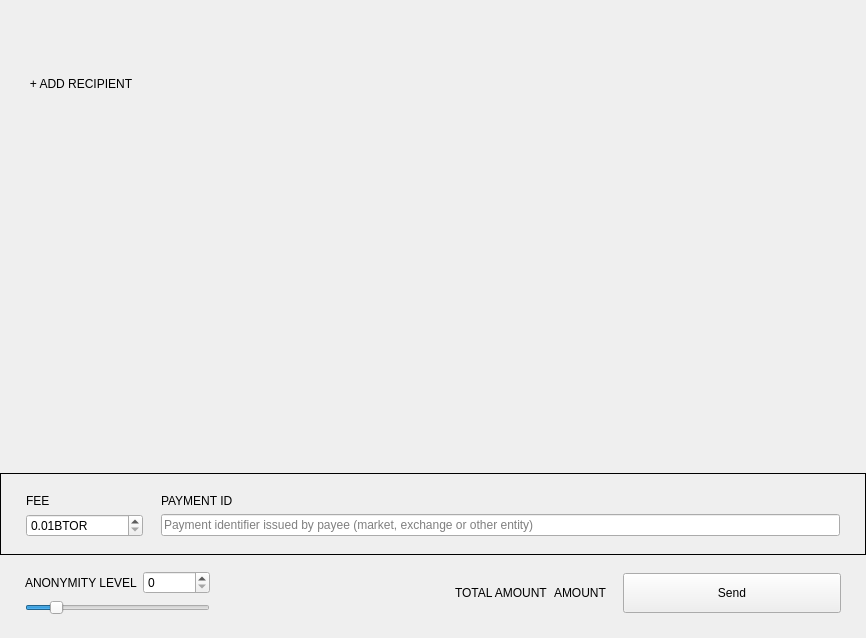
<?xml version="1.0" encoding="UTF-8"?>
<ui version="4.0">
 <class>SendFrame</class>
 <widget class="QFrame" name="SendFrame">
  <property name="geometry">
   <rect>
    <x>0</x>
    <y>0</y>
    <width>866</width>
    <height>638</height>
   </rect>
  </property>
  <property name="windowTitle">
   <string>Frame</string>
  </property>
  <property name="frameShape">
   <enum>QFrame::NoFrame</enum>
  </property>
  <property name="frameShadow">
   <enum>QFrame::Raised</enum>
  </property>
  <layout class="QVBoxLayout" name="verticalLayout">
   <property name="spacing">
    <number>5</number>
   </property>
   <property name="sizeConstraint">
    <enum>QLayout::SetDefaultConstraint</enum>
   </property>
   <property name="leftMargin">
    <number>0</number>
   </property>
   <property name="topMargin">
    <number>0</number>
   </property>
   <property name="rightMargin">
    <number>0</number>
   </property>
   <property name="bottomMargin">
    <number>0</number>
   </property>
   <item>
    <widget class="WalletGui::ResizableScrollArea" name="m_sendScrollarea">
     <property name="enabled">
      <bool>true</bool>
     </property>
     <property name="sizePolicy">
      <sizepolicy hsizetype="MinimumExpanding" vsizetype="Preferred">
       <horstretch>0</horstretch>
       <verstretch>0</verstretch>
      </sizepolicy>
     </property>
     <property name="autoFillBackground">
      <bool>false</bool>
     </property>
     <property name="styleSheet">
      <string notr="true"/>
     </property>
     <property name="frameShape">
      <enum>QFrame::NoFrame</enum>
     </property>
     <property name="sizeAdjustPolicy">
      <enum>QAbstractScrollArea::AdjustToContents</enum>
     </property>
     <property name="widgetResizable">
      <bool>true</bool>
     </property>
     <widget class="QWidget" name="scrollAreaWidgetContents">
      <property name="geometry">
       <rect>
        <x>0</x>
        <y>0</y>
        <width>866</width>
        <height>69</height>
       </rect>
      </property>
      <property name="sizePolicy">
       <sizepolicy hsizetype="Preferred" vsizetype="Preferred">
        <horstretch>0</horstretch>
        <verstretch>0</verstretch>
       </sizepolicy>
      </property>
      <property name="styleSheet">
       <string notr="true"/>
      </property>
      <layout class="QVBoxLayout" name="m_transfersLayout">
       <property name="spacing">
        <number>0</number>
       </property>
       <property name="sizeConstraint">
        <enum>QLayout::SetNoConstraint</enum>
       </property>
       <property name="leftMargin">
        <number>0</number>
       </property>
       <property name="topMargin">
        <number>0</number>
       </property>
       <property name="rightMargin">
        <number>0</number>
       </property>
       <property name="bottomMargin">
        <number>0</number>
       </property>
      </layout>
     </widget>
    </widget>
   </item>
   <item>
    <layout class="QHBoxLayout" name="horizontalLayout_2">
     <property name="spacing">
      <number>0</number>
     </property>
     <item>
      <spacer name="horizontalSpacer_3">
       <property name="orientation">
        <enum>Qt::Horizontal</enum>
       </property>
       <property name="sizeType">
        <enum>QSizePolicy::Fixed</enum>
       </property>
       <property name="sizeHint" stdset="0">
        <size>
         <width>25</width>
         <height>20</height>
        </size>
       </property>
      </spacer>
     </item>
     <item>
      <widget class="WalletGui::WalletNormalLinkLikeButton" name="m_addRecipientButton">
       <property name="cursor">
        <cursorShape>PointingHandCursor</cursorShape>
       </property>
       <property name="focusPolicy">
        <enum>Qt::NoFocus</enum>
       </property>
       <property name="text">
        <string>+ ADD RECIPIENT</string>
       </property>
       <property name="flat">
        <bool>true</bool>
       </property>
      </widget>
     </item>
     <item>
      <spacer name="horizontalSpacer_2">
       <property name="orientation">
        <enum>Qt::Horizontal</enum>
       </property>
       <property name="sizeHint" stdset="0">
        <size>
         <width>478</width>
         <height>17</height>
        </size>
       </property>
      </spacer>
     </item>
    </layout>
   </item>
   <item>
    <spacer name="verticalSpacer_2">
     <property name="orientation">
      <enum>Qt::Vertical</enum>
     </property>
     <property name="sizeType">
      <enum>QSizePolicy::MinimumExpanding</enum>
     </property>
     <property name="sizeHint" stdset="0">
      <size>
       <width>20</width>
       <height>20</height>
      </size>
     </property>
    </spacer>
   </item>
   <item>
    <widget class="QFrame" name="m_sendFeeFrame">
     <property name="frameShape">
      <enum>QFrame::Box</enum>
     </property>
     <property name="frameShadow">
      <enum>QFrame::Plain</enum>
     </property>
     <layout class="QGridLayout" name="gridLayout_2">
      <property name="leftMargin">
       <number>25</number>
      </property>
      <property name="topMargin">
       <number>20</number>
      </property>
      <property name="rightMargin">
       <number>25</number>
      </property>
      <property name="bottomMargin">
       <number>17</number>
      </property>
      <property name="horizontalSpacing">
       <number>18</number>
      </property>
      <item row="0" column="0">
       <widget class="WalletGui::WalletNormalGrayTextLabel" name="label_3">
        <property name="text">
         <string>FEE</string>
        </property>
       </widget>
      </item>
      <item row="0" column="1">
       <widget class="WalletGui::WalletNormalGrayTextLabel" name="m_paymentIdTextLabel">
        <property name="text">
         <string>PAYMENT ID</string>
        </property>
       </widget>
      </item>
      <item row="1" column="0">
       <widget class="QDoubleSpinBox" name="m_feeSpin">
        <property name="buttonSymbols">
         <enum>QAbstractSpinBox::UpDownArrows</enum>
        </property>
        <property name="suffix">
         <string notr="true">BTOR</string>
        </property>
        <property name="decimals">
         <number>2</number>
        </property>
        <property name="minimum">
         <double>0.010000000000000</double>
        </property>
        <property name="maximum">
         <double>999999999.000000000000000</double>
        </property>
        <property name="singleStep">
         <double>0.010000000000000</double>
        </property>
        <property name="value">
         <double>0.010000000000000</double>
        </property>
       </widget>
      </item>
      <item row="1" column="1">
       <widget class="WalletGui::ClearableLineEdit" name="m_paymentIdEdit">
        <property name="styleSheet">
         <string notr="true">[errorState=&quot;true&quot;] {
  border-color: #ef3131;
}</string>
        </property>
        <property name="placeholderText">
         <string>Payment identifier issued by payee (market, exchange or other entity)</string>
        </property>
       </widget>
      </item>
     </layout>
    </widget>
   </item>
   <item>
    <widget class="QFrame" name="m_mixinFrame">
     <property name="frameShape">
      <enum>QFrame::NoFrame</enum>
     </property>
     <property name="frameShadow">
      <enum>QFrame::Raised</enum>
     </property>
     <layout class="QGridLayout" name="gridLayout">
      <property name="leftMargin">
       <number>25</number>
      </property>
      <property name="topMargin">
       <number>11</number>
      </property>
      <property name="rightMargin">
       <number>25</number>
      </property>
      <property name="bottomMargin">
       <number>23</number>
      </property>
      <item row="0" column="2" rowspan="2">
       <widget class="QLabel" name="label">
        <property name="text">
         <string/>
        </property>
       </widget>
      </item>
      <item row="0" column="5" rowspan="2">
       <widget class="WalletGui::WalletExtraNormalBlackTextLabel" name="m_totalAmountLabel">
        <property name="text">
         <string>AMOUNT</string>
        </property>
        <property name="indent">
         <number>0</number>
        </property>
       </widget>
      </item>
      <item row="0" column="1">
       <widget class="QSpinBox" name="m_mixinSpin">
        <property name="maximum">
         <number>999999999</number>
        </property>
       </widget>
      </item>
      <item row="0" column="3" rowspan="2">
       <spacer name="horizontalSpacer">
        <property name="orientation">
         <enum>Qt::Horizontal</enum>
        </property>
        <property name="sizeType">
         <enum>QSizePolicy::Expanding</enum>
        </property>
        <property name="sizeHint" stdset="0">
         <size>
          <width>298</width>
          <height>20</height>
         </size>
        </property>
       </spacer>
      </item>
      <item row="1" column="0" colspan="2">
       <widget class="QSlider" name="m_mixinSlider">
        <property name="maximumSize">
         <size>
          <width>16777215</width>
          <height>16777215</height>
         </size>
        </property>
        <property name="maximum">
         <number>50</number>
        </property>
        <property name="pageStep">
         <number>1</number>
        </property>
        <property name="value">
         <number>7</number>
        </property>
        <property name="tracking">
         <bool>false</bool>
        </property>
        <property name="orientation">
         <enum>Qt::Horizontal</enum>
        </property>
       </widget>
      </item>
      <item row="0" column="7" rowspan="2">
       <widget class="WalletGui::WalletLargeBlueButton" name="m_sendButton">
        <property name="sizePolicy">
         <sizepolicy hsizetype="Fixed" vsizetype="Fixed">
          <horstretch>0</horstretch>
          <verstretch>0</verstretch>
         </sizepolicy>
        </property>
        <property name="minimumSize">
         <size>
          <width>218</width>
          <height>40</height>
         </size>
        </property>
        <property name="maximumSize">
         <size>
          <width>218</width>
          <height>40</height>
         </size>
        </property>
        <property name="focusPolicy">
         <enum>Qt::NoFocus</enum>
        </property>
        <property name="text">
         <string>Send</string>
        </property>
       </widget>
      </item>
      <item row="0" column="4" rowspan="2">
       <widget class="WalletGui::WalletNormalGrayTextLabel" name="label_2">
        <property name="text">
         <string>TOTAL AMOUNT</string>
        </property>
       </widget>
      </item>
      <item row="0" column="0">
       <widget class="WalletGui::WalletNormalGrayTextLabel" name="m_mixinTextLabel">
        <property name="text">
         <string>ANONYMITY LEVEL</string>
        </property>
       </widget>
      </item>
      <item row="0" column="6" rowspan="2">
       <spacer name="horizontalSpacer_4">
        <property name="orientation">
         <enum>Qt::Horizontal</enum>
        </property>
        <property name="sizeType">
         <enum>QSizePolicy::Fixed</enum>
        </property>
        <property name="sizeHint" stdset="0">
         <size>
          <width>10</width>
          <height>20</height>
         </size>
        </property>
       </spacer>
      </item>
     </layout>
    </widget>
   </item>
  </layout>
 </widget>
 <customwidgets>
  <customwidget>
   <class>WalletGui::WalletNormalGrayTextLabel</class>
   <extends>QLabel</extends>
   <header>Gui/Common/WalletTextLabel.h</header>
  </customwidget>
  <customwidget>
   <class>WalletGui::WalletLargeBlueButton</class>
   <extends>QPushButton</extends>
   <header>Gui/Common/WalletBlueButton.h</header>
  </customwidget>
  <customwidget>
   <class>WalletGui::ClearableLineEdit</class>
   <extends>QLineEdit</extends>
   <header>Gui/Common/ClearableLineEdit.h</header>
  </customwidget>
  <customwidget>
   <class>WalletGui::ResizableScrollArea</class>
   <extends>QScrollArea</extends>
   <header>Gui/Common/ResizableScrollArea.h</header>
   <container>1</container>
  </customwidget>
  <customwidget>
   <class>WalletGui::WalletNormalLinkLikeButton</class>
   <extends>QPushButton</extends>
   <header>Gui/Common/WalletLinkLikeButton.h</header>
  </customwidget>
  <customwidget>
   <class>WalletGui::WalletExtraNormalBlackTextLabel</class>
   <extends>QLabel</extends>
   <header>Gui/Common/WalletTextLabel.h</header>
  </customwidget>
 </customwidgets>
 <tabstops>
  <tabstop>m_paymentIdEdit</tabstop>
  <tabstop>m_mixinSlider</tabstop>
  <tabstop>m_sendScrollarea</tabstop>
 </tabstops>
 <resources/>
 <connections>
  <connection>
   <sender>m_sendButton</sender>
   <signal>clicked()</signal>
   <receiver>SendFrame</receiver>
   <slot>sendClicked()</slot>
   <hints>
    <hint type="sourcelabel">
     <x>53</x>
     <y>561</y>
    </hint>
    <hint type="destinationlabel">
     <x>432</x>
     <y>294</y>
    </hint>
   </hints>
  </connection>
  <connection>
   <sender>m_mixinSlider</sender>
   <signal>valueChanged(int)</signal>
   <receiver>SendFrame</receiver>
   <slot>mixinValueChanged(int)</slot>
   <hints>
    <hint type="sourcelabel">
     <x>221</x>
     <y>520</y>
    </hint>
    <hint type="destinationlabel">
     <x>432</x>
     <y>294</y>
    </hint>
   </hints>
  </connection>
  <connection>
   <sender>m_addRecipientButton</sender>
   <signal>clicked()</signal>
   <receiver>SendFrame</receiver>
   <slot>addRecipientClicked()</slot>
   <hints>
    <hint type="sourcelabel">
     <x>78</x>
     <y>414</y>
    </hint>
    <hint type="destinationlabel">
     <x>432</x>
     <y>294</y>
    </hint>
   </hints>
  </connection>
  <connection>
   <sender>m_paymentIdEdit</sender>
   <signal>textChanged(QString)</signal>
   <receiver>SendFrame</receiver>
   <slot>validatePaymentId(QString)</slot>
   <hints>
    <hint type="sourcelabel">
     <x>538</x>
     <y>521</y>
    </hint>
    <hint type="destinationlabel">
     <x>432</x>
     <y>318</y>
    </hint>
   </hints>
  </connection>
  <connection>
   <sender>m_mixinSpin</sender>
   <signal>valueChanged(int)</signal>
   <receiver>SendFrame</receiver>
   <slot>mixinValueChanged(int)</slot>
   <hints>
    <hint type="sourcelabel">
     <x>201</x>
     <y>575</y>
    </hint>
    <hint type="destinationlabel">
     <x>432</x>
     <y>318</y>
    </hint>
   </hints>
  </connection>
 </connections>
 <slots>
  <slot>sendClicked()</slot>
  <slot>clearAllClicked()</slot>
  <slot>addRecipientClicked()</slot>
  <slot>mixinValueChanged(int)</slot>
  <slot>validatePaymentId(QString)</slot>
 </slots>
</ui>
